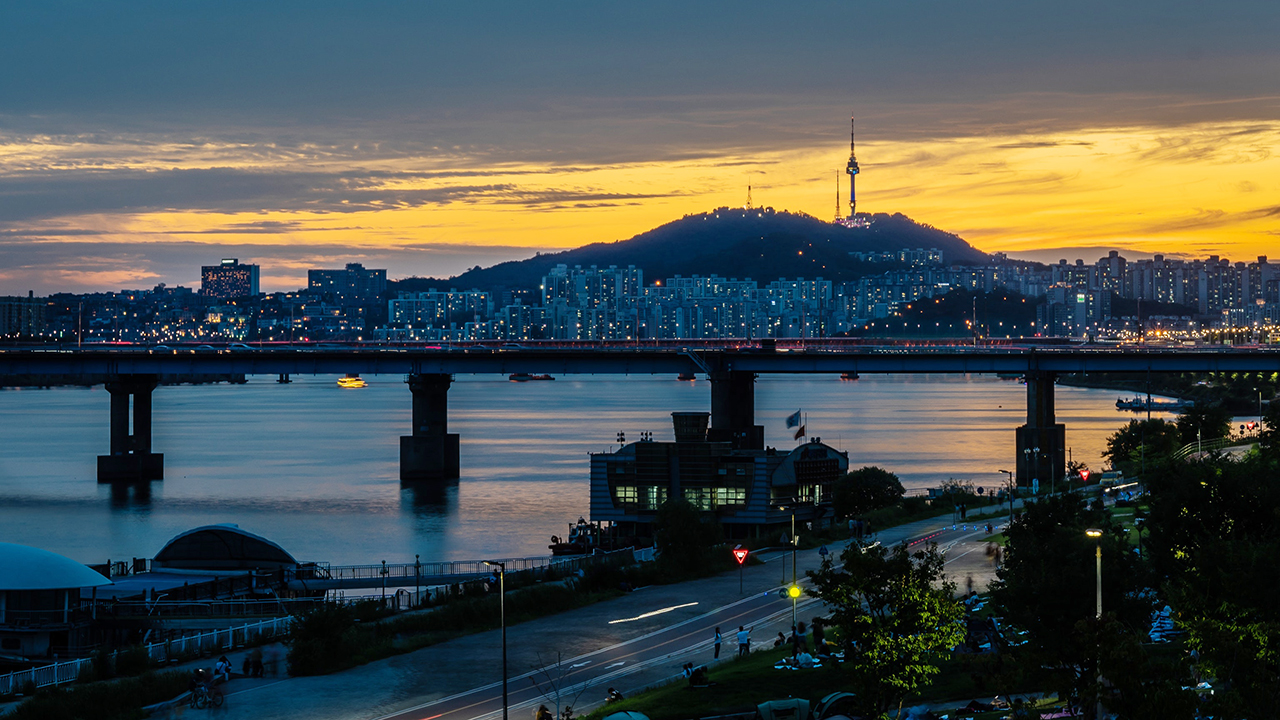
#> input picture 8.특징점 검출과 매칭/image/korea.jpg, 1280 x 720 px
$ python 8.practice.py
#> lines starting #> are read from the running program, lines starting #| are printed output that depends on the picture; pictures that were not available may be replaced by others from this repository, and a replacement may not be noted
import sys
import cv2
import numpy as np

# 기준 영상
src = cv2.imread('image/korea.jpg',cv2.IMREAD_GRAYSCALE)
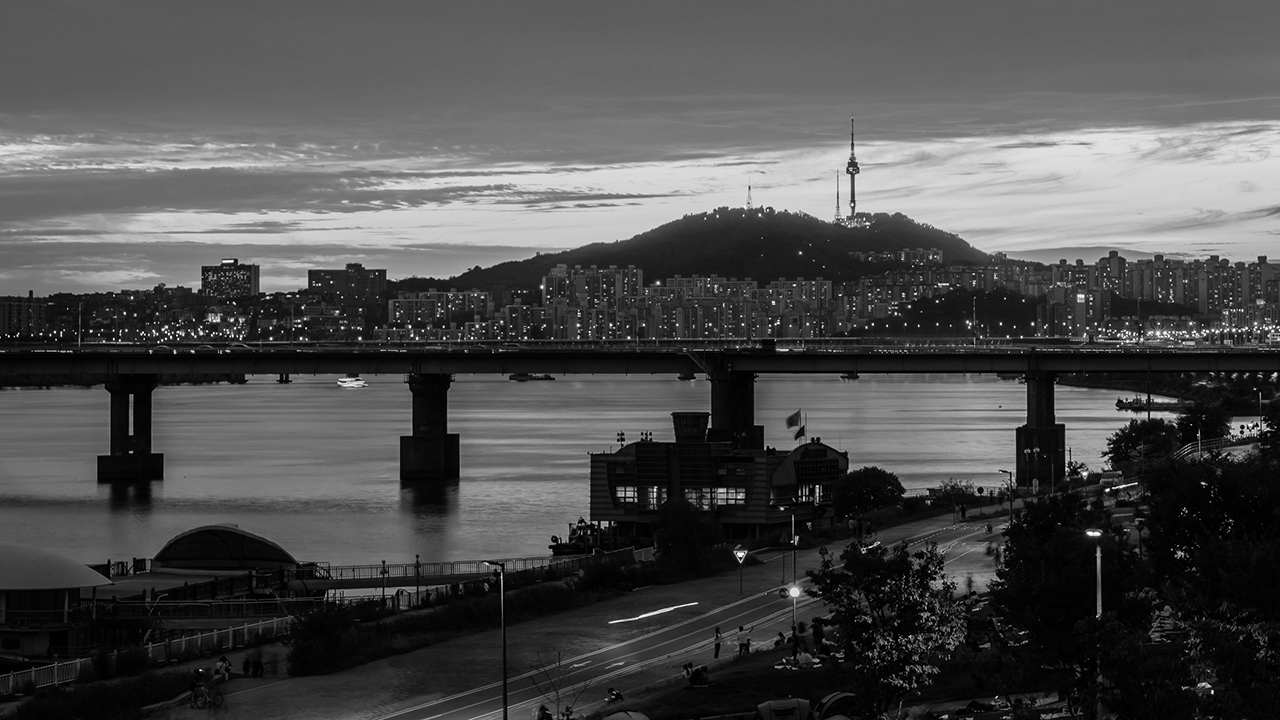
#> src: shape (720, 1280); min 0, max 255, mean 77.7

if src is None :
    print("Image load failed")
    sys.exit()

cap1 = cv2.VideoCapture(0)
cap2 = cv2.VideoCapture('image/korea.mp4')
if not cap1.isOpened() or not cap2.isOpened() :
    print("Video open falied")
    sys.exit()

# AKAZE 생성
detector = cv2.AKAZE_create()

# 기준 영상에서 특징점 검출 및 기술자 생성
kp1, desc1 = detector.detectAndCompute(src,None)
#> kp1 = 2127 keypoints; strongest (x, y, size): (740, 554, 8.1), (1093, 533, 8.1), (794, 591, 8.1), (1080, 297, 8.1)

matcher = cv2.BFMatcher_create(cv2.NORM_HAMMING)
delay = int(cap1.get(cv2.CAP_PROP_FPS) // 1000)
while True :
    ret1, frame1 = cap1.read()
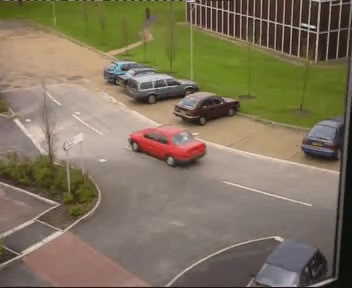
#> input picture frame 145 of 09.객체추적과 모션벡터/image/PETS2000.mp4, 352 x 288 px, given in place of the camera
#> frame1 is the input picture: shape (288, 352, 3); mean B, G, R 93.1, 115.4, 127.1

    if not ret1 :
        break
    gray = cv2.cvtColor(frame1, cv2.COLOR_BGR2GRAY)
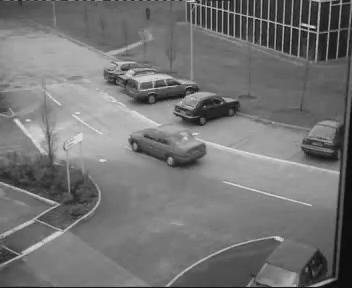
#> gray: shape (288, 352); min 9, max 227, mean 116.3
    kp2, desc2 = detector.detectAndCompute(gray,None)
#> kp2 = 138 keypoints; strongest (x, y, size): (140, 101, 11.4), (112, 79, 8.1), (142, 100, 8.1), (141, 144, 16.1)

    if len(kp2) > 100 :
        matches = matcher.match(desc1,desc2)
#> matches = 2127 matches

        matches = sorted(matches,key=lambda x:x.distance)
        matches = matches[:80]
#> matches = 80 matches

        pts1 = np.array([kp1[m.queryIdx].pt for m in matches]).reshape(-1,1,2).astype(np.float32)
#> pts1 = 80 rows, first 8: [1092.3, 385.6], [1067.3, 433.1], [369.5, 264.6], [730.2, 206.3], [158.8, 490.5], [1022.5, 422.8], [1103.7, 453.5], [1158.2, 322.9]
        pts2 = np.array([kp2[m.trainIdx].pt for m in matches]).reshape(-1,1,2).astype(np.float32)
#> pts2 = 80 rows, first 8: [236.8, 33.75], [59.65, 154.7], [59.65, 154.7], [59.65, 154.7], [195.8, 132.2], [278.1, 46.45], [42.7, 150.4], [148.5, 84.32]

        homo, inlier = cv2.findHomography(pts1,pts2,cv2.RANSAC)
#> homo = [[-0.00649, -0.132, 59.75], [-0.0173, -0.343, 154.9], [-0.000111, -0.00221, 1]]; inlier = 80 values, max 1 at index 1, min 0 at index 0, mean 0.312

        inlier_cnt = cv2.countNonZero(inlier)
#> inlier_cnt = 25

        if inlier_cnt > 20 :

            ret2, frame2 = cap2.read()

            if not ret2 :
                break

            h,w = frame1.shape[:2]
#> h = 288; w = 352

            video_warp = cv2.warpPerspective(frame2, homo, (w,h))
#> video_warp: shape (288, 352, 3); every value is 0

            white = np.full(frame2.shape[:2], 255, np.uint8)
            white = cv2.warpPerspective(white, homo, (w,h))
#> white: shape (288, 352); every value is 0

            cv2.copyTo(video_warp,white,frame1)

    cv2.imshow('frame', frame1)
    key = cv2.waitKey(1)
#> (key Esc is pressed here)
    if key == 27 :
        break

cap1.release()
cap2.release()
cv2.destroyAllWindows()
